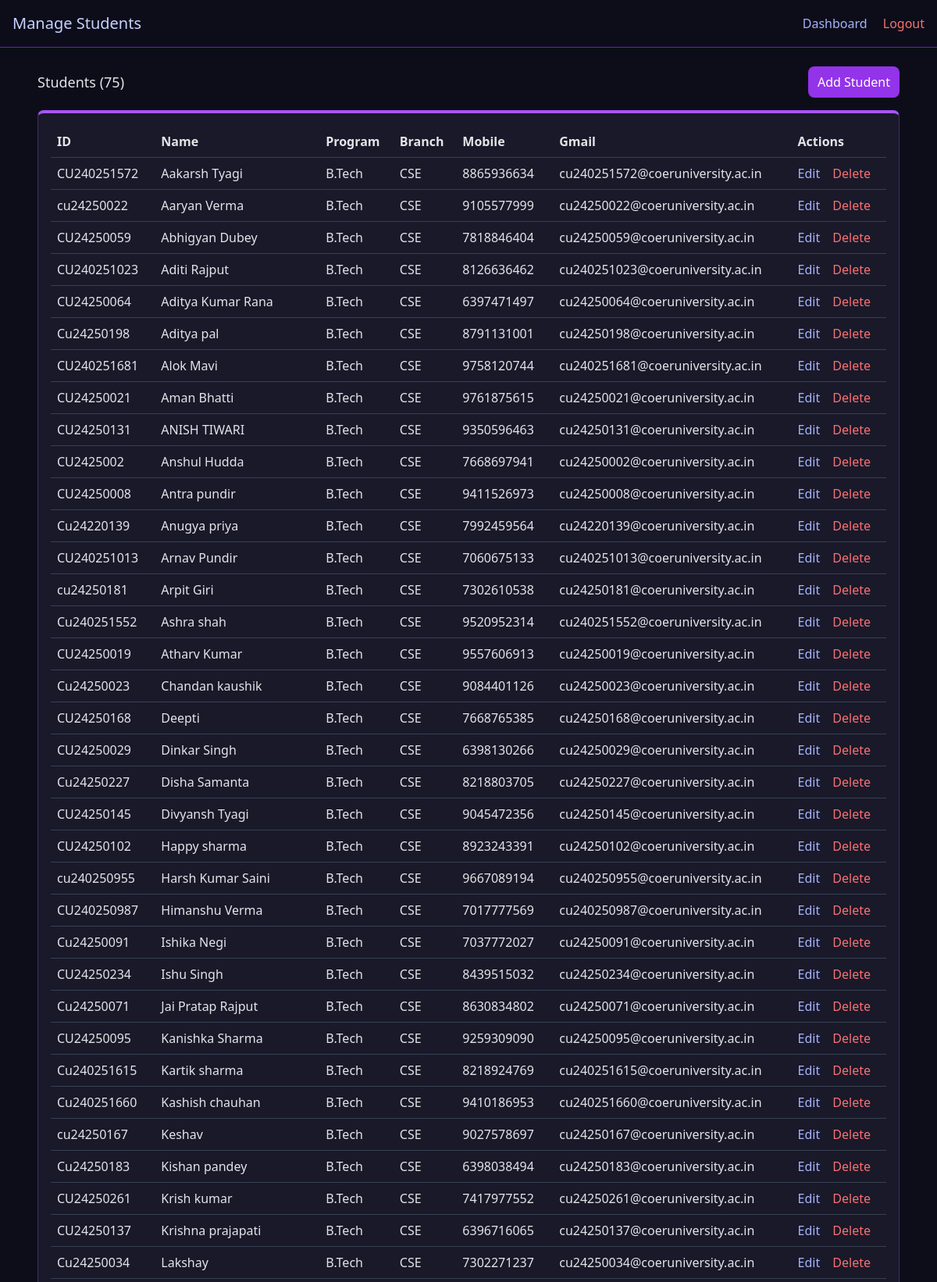
/admin/students (signed in, upper part), run on the app's committed database.
### tables this page shows
CREATE TABLE students (
    ID TEXT PRIMARY KEY,
    Name TEXT,
    Program TEXT,
    Branch TEXT,
    Mobile TEXT,
    Gmail TEXT
);

### blueprints/admin.py (the view)
@admin_bp.route('/students')
def admin_students():
    denied = _require_admin()
    if denied:
        return denied
    conn     = get_db_connection()
    students = conn.execute(
        "SELECT * FROM students ORDER BY Name COLLATE NOCASE"
    ).fetchall()
    conn.close()
    return render_template('admin_students.html', students=students)

### app.py (called while the page is built)
@app.context_processor
def inject_user_info():
    return {
        'session_username': session.get('username'),
        'session_is_admin': is_current_user_admin() if 'username' in session else False,
    }

@app.before_request
def require_login():
    from flask import request
    public_paths = {'/login', '/forgot_password', '/favicon.ico'}
    if request.path.startswith('/static/') or request.path in public_paths:
        return None
    if 'logged_in' not in session:
        return redirect(url_for('auth.login'))
    return None

### blueprints/admin.py (called while the page is built)
def _require_admin():
    if not is_current_user_admin():
        return render_template('login.html', error="Admin access required")
    return None

### utils/auth_helpers.py (called while the page is built)
def is_current_user_admin() -> bool:
    username = session.get('username')
    if not username:
        return False
    conn = get_db_connection()
    user = conn.execute("SELECT is_admin FROM users WHERE username=?", (username,)).fetchone()
    conn.close()
    return bool(user and user['is_admin'])

### utils/db.py (called while the page is built)
def get_db_connection() -> sqlite3.Connection:
    conn = sqlite3.connect(config.DB_FILE)
    conn.row_factory = sqlite3.Row
    return conn

### templates/admin_students.html (shortened to what this page needs)
<!DOCTYPE html>
<html>
<head>
  <script src="https://cdn.tailwindcss.com"></script>
</head>
<body>
  <header class="p-4 flex justify-between items-center border-b border-purple-800">
    <h1 class="text-xl text-indigo-200">Manage Students</h1>
    <div>
      <a href="/admin" class="text-indigo-300 mr-4">Dashboard</a>
      <a href="/logout" class="text-red-400">Logout</a>
    </div>
  </header>
  <main class="p-6 max-w-6xl mx-auto">
    <div class="flex justify-between items-center mb-4">
      <h2 class="text-lg">Students ({{ students|length }})</h2>
      <a href="/add_student" class="bg-purple-600 text-white px-3 py-2 rounded-lg">Add Student</a>
    </div>
    <div class="dark-card p-4 rounded-lg">
      <table class="w-full table-auto">
        <thead>
          <tr class="text-left">
            <th class="p-2">ID</th>
            <th class="p-2">Name</th>
            <th class="p-2">Program</th>
            <th class="p-2">Branch</th>
            <th class="p-2">Mobile</th>
            <th class="p-2">Gmail</th>
            <th class="p-2">Actions</th>
          </tr>
        </thead>
        <tbody>
          {% for s in students %}
          <tr class="border-t border-gray-700">
            <td class="p-2">{{ s['ID'] }}</td>
            <td class="p-2">{{ s['Name'] }}</td>
            <td class="p-2">{{ s['Program'] }}</td>
            <td class="p-2">{{ s['Branch'] }}</td>
            <td class="p-2">{{ s['Mobile'] }}</td>
            <td class="p-2">{{ s['Gmail'] }}</td>
            <td class="p-2">
              <a href="/admin/student/edit/{{ s['ID'] }}" class="text-indigo-300 mr-3">Edit</a>
              <form method="POST" action="/admin/student/delete/{{ s['ID'] }}" style="display:inline" onsubmit="return confirm('Delete student? This will remove the student record but keep attendance history.');">
                <button class="text-red-400">Delete</button>
              </form>
            </td>
          </tr>
          {% endfor %}
        </tbody>
      </table>
    </div>
  </main>
</body>
</html>

### templates/admin_students.html (style rules this page uses)
body { background:#0d0d1a; color:#e4e4e7; }
.dark-card { background-color: rgba(32,32,50,0.7); border:1px solid rgba(168,85,247,0.3); border-top:4px solid #a855f7; }

### data on the page
students: ID "CU240251572", Name "Aakarsh Tyagi", Program "B.Tech", Branch "CSE", Mobile "8865936634", Gmail "cu240251572@coeruniversity.ac.in"
students: ID "cu24250022", Name "Aaryan Verma", Program "B.Tech", Branch "CSE", Mobile "9105577999", Gmail "cu24250022@coeruniversity.ac.in"
students: ID "CU24250059", Name "Abhigyan Dubey", Program "B.Tech", Branch "CSE", Mobile "7818846404", Gmail "cu24250059@coeruniversity.ac.in"
students: ID "CU240251023", Name "Aditi Rajput", Program "B.Tech", Branch "CSE", Mobile "8126636462", Gmail "cu240251023@coeruniversity.ac.in"
students: ID "CU24250064", Name "Aditya Kumar Rana", Program "B.Tech", Branch "CSE", Mobile "6397471497", Gmail "cu24250064@coeruniversity.ac.in"
students: ID "Cu24250198", Name "Aditya pal", Program "B.Tech", Branch "CSE", Mobile "8791131001", Gmail "cu24250198@coeruniversity.ac.in"
students: ID "CU240251681", Name "Alok Mavi", Program "B.Tech", Branch "CSE", Mobile "9758120744", Gmail "cu240251681@coeruniversity.ac.in"
students: ID "CU24250021", Name "Aman Bhatti", Program "B.Tech", Branch "CSE", Mobile "9761875615", Gmail "cu24250021@coeruniversity.ac.in"
students: ID "CU24250131", Name "ANISH TIWARI", Program "B.Tech", Branch "CSE", Mobile "9350596463", Gmail "cu24250131@coeruniversity.ac.in"
students: ID "CU2425002", Name "Anshul Hudda", Program "B.Tech", Branch "CSE", Mobile "7668697941", Gmail "cu24250002@coeruniversity.ac.in"
students: ID "CU24250008", Name "Antra pundir", Program "B.Tech", Branch "CSE", Mobile "9411526973", Gmail "cu24250008@coeruniversity.ac.in"
students: ID "Cu24220139", Name "Anugya priya", Program "B.Tech", Branch "CSE", Mobile "7992459564", Gmail "cu24220139@coeruniversity.ac.in"
students: ID "CU240251013", Name "Arnav Pundir", Program "B.Tech", Branch "CSE", Mobile "7060675133", Gmail "cu240251013@coeruniversity.ac.in"
students: ID "cu24250181", Name "Arpit Giri", Program "B.Tech", Branch "CSE", Mobile "7302610538", Gmail "cu24250181@coeruniversity.ac.in"
students: ID "Cu240251552", Name "Ashra shah", Program "B.Tech", Branch "CSE", Mobile "9520952314", Gmail "cu240251552@coeruniversity.ac.in"
students: ID "CU24250019", Name "Atharv Kumar", Program "B.Tech", Branch "CSE", Mobile "9557606913", Gmail "cu24250019@coeruniversity.ac.in"
students: ID "Cu24250023", Name "Chandan kaushik", Program "B.Tech", Branch "CSE", Mobile "9084401126", Gmail "cu24250023@coeruniversity.ac.in"
students: ID "CU24250168", Name "Deepti", Program "B.Tech", Branch "CSE", Mobile "7668765385", Gmail "cu24250168@coeruniversity.ac.in"
students: ID "CU24250029", Name "Dinkar Singh", Program "B.Tech", Branch "CSE", Mobile "6398130266", Gmail "cu24250029@coeruniversity.ac.in"
students: ID "Cu24250227", Name "Disha Samanta", Program "B.Tech", Branch "CSE", Mobile "8218803705", Gmail "cu24250227@coeruniversity.ac.in"
students: ID "CU24250145", Name "Divyansh Tyagi", Program "B.Tech", Branch "CSE", Mobile "9045472356", Gmail "cu24250145@coeruniversity.ac.in"
students: ID "CU24250102", Name "Happy sharma", Program "B.Tech", Branch "CSE", Mobile "8923243391", Gmail "cu24250102@coeruniversity.ac.in"
students: ID "cu240250955", Name "Harsh Kumar Saini", Program "B.Tech", Branch "CSE", Mobile "9667089194", Gmail "cu240250955@coeruniversity.ac.in"
students: ID "CU240250987", Name "Himanshu Verma", Program "B.Tech", Branch "CSE", Mobile "7017777569", Gmail "cu240250987@coeruniversity.ac.in"
students: ID "Cu24250091", Name "Ishika Negi", Program "B.Tech", Branch "CSE", Mobile "7037772027", Gmail "cu24250091@coeruniversity.ac.in"
students: ID "CU24250234", Name "Ishu Singh", Program "B.Tech", Branch "CSE", Mobile "8439515032", Gmail "cu24250234@coeruniversity.ac.in"
students: ID "Cu24250071", Name "Jai Pratap Rajput", Program "B.Tech", Branch "CSE", Mobile "8630834802", Gmail "cu24250071@coeruniversity.ac.in"
students: ID "CU24250095", Name "Kanishka Sharma", Program "B.Tech", Branch "CSE", Mobile "9259309090", Gmail "cu24250095@coeruniversity.ac.in"
students: ID "Cu240251615", Name "Kartik sharma", Program "B.Tech", Branch "CSE", Mobile "8218924769", Gmail "cu240251615@coeruniversity.ac.in"
students: ID "Cu240251660", Name "Kashish chauhan", Program "B.Tech", Branch "CSE", Mobile "9410186953", Gmail "cu240251660@coeruniversity.ac.in"
students: ID "cu24250167", Name "Keshav", Program "B.Tech", Branch "CSE", Mobile "9027578697", Gmail "cu24250167@coeruniversity.ac.in"
students: ID "Cu24250183", Name "Kishan pandey", Program "B.Tech", Branch "CSE", Mobile "6398038494", Gmail "cu24250183@coeruniversity.ac.in"
students: ID "CU24250261", Name "Krish kumar", Program "B.Tech", Branch "CSE", Mobile "7417977552", Gmail "cu24250261@coeruniversity.ac.in"
students: ID "CU24250137", Name "Krishna prajapati", Program "B.Tech", Branch "CSE", Mobile "6396716065", Gmail "cu24250137@coeruniversity.ac.in"
students: ID "Cu24250034", Name "Lakshay", Program "B.Tech", Branch "CSE", Mobile "7302271237", Gmail "cu24250034@coeruniversity.ac.in"

### other printed values
{{ students|length }} "75"
